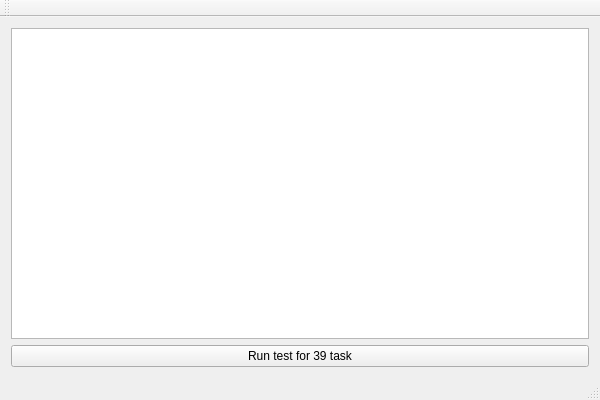
<?xml version="1.0" encoding="UTF-8"?>
<ui version="4.0">
 <class>SashaSecretWindowClass</class>
 <widget class="QMainWindow" name="SashaSecretWindowClass">
  <property name="geometry">
   <rect>
    <x>0</x>
    <y>0</y>
    <width>600</width>
    <height>400</height>
   </rect>
  </property>
  <property name="windowTitle">
   <string>SashaSecretWindow</string>
  </property>
  <widget class="QWidget" name="centralWidget">
   <layout class="QGridLayout" name="gridLayout">
    <item row="0" column="0">
     <widget class="QTextEdit" name="testResult">
      <property name="readOnly">
       <bool>true</bool>
      </property>
     </widget>
    </item>
    <item row="1" column="0">
     <widget class="QPushButton" name="testButtonFor39Task">
      <property name="text">
       <string>Run test for 39 task</string>
      </property>
     </widget>
    </item>
   </layout>
  </widget>
  <widget class="QMenuBar" name="menuBar">
   <property name="geometry">
    <rect>
     <x>0</x>
     <y>0</y>
     <width>600</width>
     <height>22</height>
    </rect>
   </property>
  </widget>
  <widget class="QToolBar" name="mainToolBar">
   <attribute name="toolBarArea">
    <enum>TopToolBarArea</enum>
   </attribute>
   <attribute name="toolBarBreak">
    <bool>false</bool>
   </attribute>
  </widget>
  <widget class="QStatusBar" name="statusBar"/>
 </widget>
 <layoutdefault spacing="6" margin="11"/>
 <resources/>
 <connections/>
</ui>
